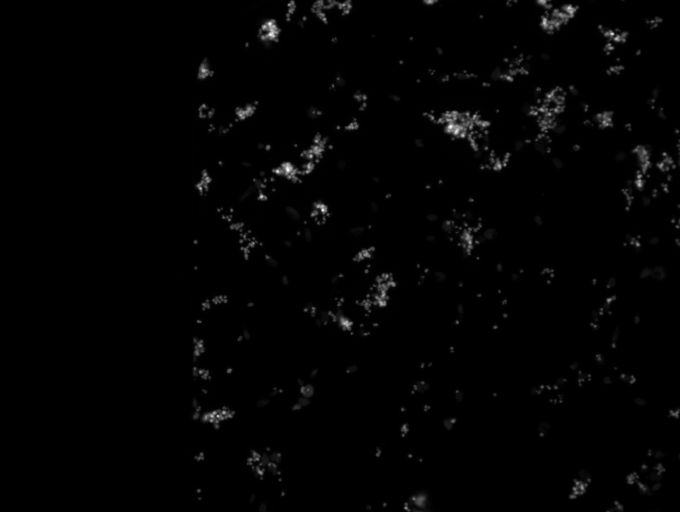
%> input picture input/r02c06f01.tiff, 1360 x 1024 px (shown at 1/2 size)
$ octave --eval "result = triangle_th(imread('../input/r02c06f01.tiff'));"   (GNU Octave 9; MATLAB toolbox functions it lacks are replaced by stand-ins)
%> lines starting %> are read from the running program, lines starting %| are printed output that depends on the picture; in (x1, y1, x2, y2) boxes, pixels count from 0 and x2, y2 are one past the last pixel; in counts of white or black regions, pixels touching at a corner belong together; the program's own positions count from 1
function [level] = triangle_th(image)

% Zack, G. W., Rogers, W. E. and Latt, S. A., 1977,
% Automatic Measurement of Sister Chromatid Exchange Frequency,
% Journal of Histochemistry and Cytochemistry 25 (7), pp. 741-753
%  modified from Johannes Schindelin plugin


% find min and max
%data is histogram of the image
nbins= 65536;
[data x]=imhist(image, nbins);

min = 0;dmax=0;max = 0; min2=0;

for i = 1:size(data,1)
    if (data(i)>0)
        min=i;
        break;
    end
end

if (min>1)
    min=min-1; %line to the (p==0) point, not to data(min)
end


% The Triangle algorithm cannot tell whether the data is skewed to one side or another.
% This causes a problem as there are 2 possible thresholds between the max and the 2 extremes
% of the histogram.
% Here I propose to find out to which side of the max point the data is furthest, and use that as
%  the other extreme.

for i = nbins:-1:1
    if (data(i)>0)
        try
            if sum(data(i-10:i))>5
                min2=i;
                break;
            end
        catch
            if sum(data(1:i))>i
                min2=i;
                break;
            end
        end

    end
end
%> after the loop, min2 = 16363

if (min2<nbins)
    min2=min2+1; % line to the (p==0) point, not to data(min)
%> min2 = 16364
end


for i =1:nbins
    if (data(i) > dmax)
        max=i;
        dmax=data(i);
    end
end
%> this loop made 65536 passes
%> dmax on passes 1, 5, 6, 7, 8, 9, 10, 11, 12, 13, 14, 15: 522, 531, 609, 888, 1098, 1374, 1824, 2120, 2710, 3493, 4151, 4984
%> after the loop, max = 39

% find which is the furthest side
%IJ.log(""+min+" "+max+" "+min2);

inverted = false;

if ((max-min)<(min2-max))
    % reverse the histogram
    %IJ.log("Reversing histogram.");
    inverted = true;
    left  = 1;          % index of leftmost element
    right = nbins;% index of rightmost element

    while (left < right)
        % exchange the left and right elements
        temp = data(left);
        data(left)  = data(right);
        data(right) = temp;

        % move the bounds toward the center
        left=left+1;
        right=right-1;
    end
%> this loop made 32768 passes
%> temp on passes 1 to 3: 522, 200, 256
%> after the loop, left = 32769; right = 32768

    min=nbins-min2;
%> min = 49172
    max=nbins-max;
%> max = 65497
end


if (min == max)
    %IJ.log("Triangle:  min == max.");
    level= min/(nbins);
    %%%Stop running. Finish at this point
else
    % describe line by nx * x + ny * y - d = 0
    % nx is just the max frequency as the other point has freq=0
    nx = data(max);  %-min; % data(min); % lowest value bmin = (p=0)% in the image
%> nx = 35923
    ny = min - max;
%> ny = -16325
    d = sqrt(nx * nx + ny * ny);
%> d = 39458.4
    nx = nx/d;
%> nx = 0.91
    ny = ny/d;
%> ny = -0.414
    d = nx * min + ny * data(min);
%> d = 44766.2


    % find split point
    split = min;
%> split = 49172
    splitDistance = 0;
    for i = min + 1: max
        newDistance = nx * i + ny * data(i) - d;
        if (newDistance > splitDistance)
            split = i;
            splitDistance = newDistance;
        end
    end
%> this loop made 16325 passes
%> (newDistance, splitDistance) on passes 1, 3, 4, 5, 6, 7, 8, 9, 10, 11, 12, 13: (0.91, 0.91), (2.73, 2.73), (3.23, 3.23), (4.14, 4.14), (5.05, 5.05), (5.96, 5.96), (6.87, 6.87), (8.19, 8.19), (9.1, 9.1), (10.01, 10.01), (10.92, 10.92), (11.84, 11.84)
%> newDistance on pass 2: 0.58
%> after the loop, split = 65356; splitDistance = 14649.9
    split=split-1;
%> split = 65355

    if (inverted)
        % The histogram might be used for something else, so let's reverse it back
        left  =1;
        right = (nbins);

        while (left < right)
            temp = data(left);
            data(left)  = data(right);
            data(right) = temp;

            left=left+1;
            right=right-1;
        end

        level=(nbins-split)/(nbins);
%> level = 0.00276
    else
        level= split/(nbins);
    end
end

%%%%%%%Adding offset%%%%%%%%%%%%%%%%%%%%%%%%%%%%%%%%%%%%%%%%%%%%%%%
%average background within 6 pixels around object
 binImage1=imbinarize(image,level);
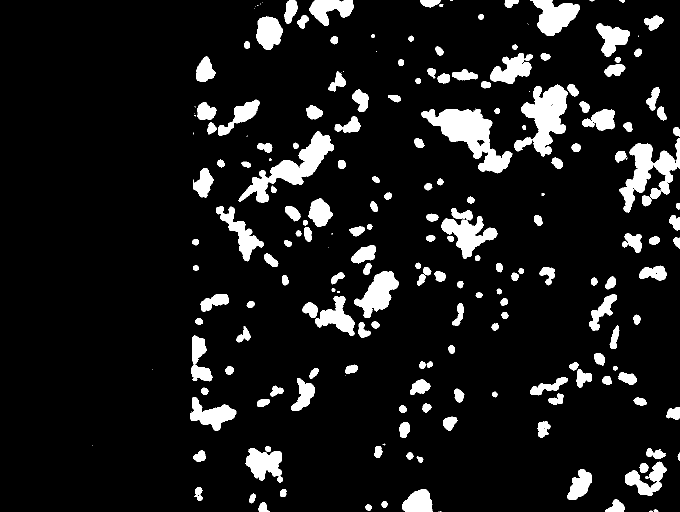
%> binImage1: size 1024x1360 logical (shown at 1/2 size); 9.6% white; 216 white regions (32 under 20 px), largest, box (x1, y1, x2, y2) and area: (843, 217, 1025, 347) 9272, (1029, 169, 1135, 313) 7668, (477, 263, 668, 406) 7436
[object_y, object_x]=find(binImage1==1);
%> object_y = 134208 values from 1 to 1024; object_x = 134208 values from 186 to 1360
% [14 lines of commented-out code are left out]


SE = strel('square',3);
BW2 = imdilate( binImage1, SE);
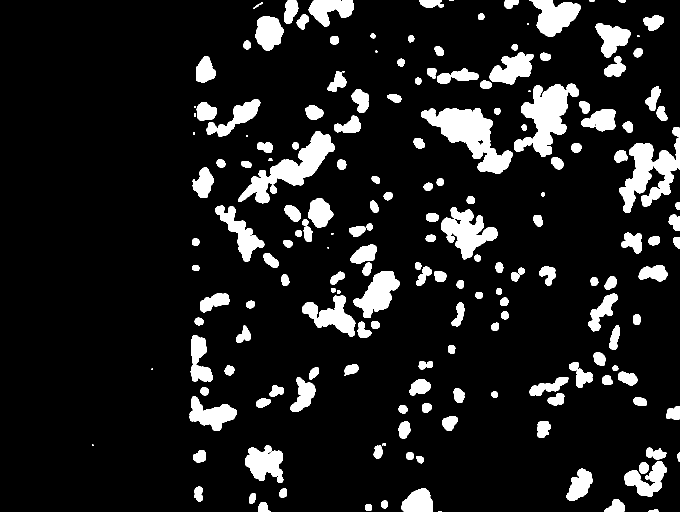
%> BW2: size 1024x1360 logical (shown at 1/2 size); 11.5% white; 188 white regions (14 under 20 px), largest, box (x1, y1, x2, y2) and area: (842, 216, 1026, 348) 10201, (1028, 167, 1158, 314) 8985, (476, 262, 669, 407) 8396
BW2=BW2-binImage1;
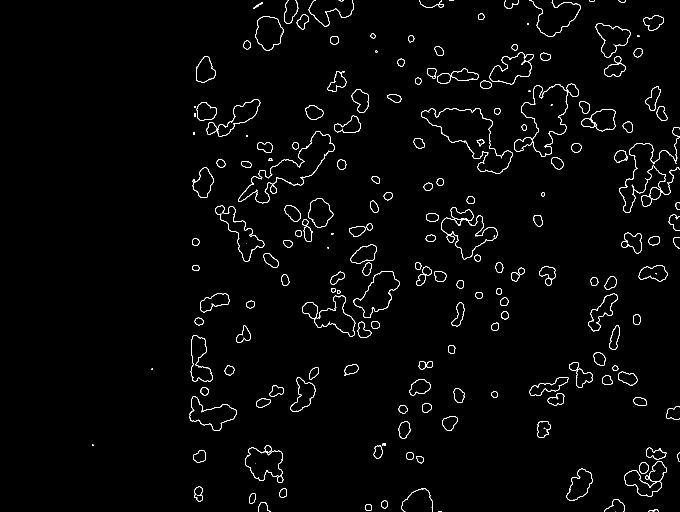
%> BW2: size 1024x1360 double (shown at 1/2 size); values 0 (black) and 1 (white), 1.8% white in thin lines or dots, all inside (x1, y1, x2, y2) = (184, 0, 1360, 1024)
[neighbor_y, neighbor_x]=find(BW2==1);
%> neighbor_y = 25313 values from 1 to 1024; neighbor_x = 25313 values from 185 to 1360
delete_idx=find(neighbor_x <= 0 | neighbor_x > size(binImage1,2));
%> delete_idx = []

neighbor_x(delete_idx)=[];
neighbor_y(delete_idx)=[];

delete_idx=find(neighbor_y <= 0 | neighbor_y > size(binImage1,1));

neighbor_x(delete_idx)=[];
neighbor_y(delete_idx)=[];

delete_idx=find(ismember(neighbor_x,object_x)+ismember(neighbor_y,object_y)==2);
%> delete_idx = 25263 values from 4 to 25313

neighbor_x(delete_idx)=[];
neighbor_y(delete_idx)=[];


avg_background=sum(sum(image(neighbor_y,neighbor_x)))/size(neighbor_x,1);
%> avg_background = 2973.7
%> `result = triangle_th(imread('../input/r02c06f01.tiff'));`: result = 0.00276

end

$ run again, on input/r02c06f02.tiff
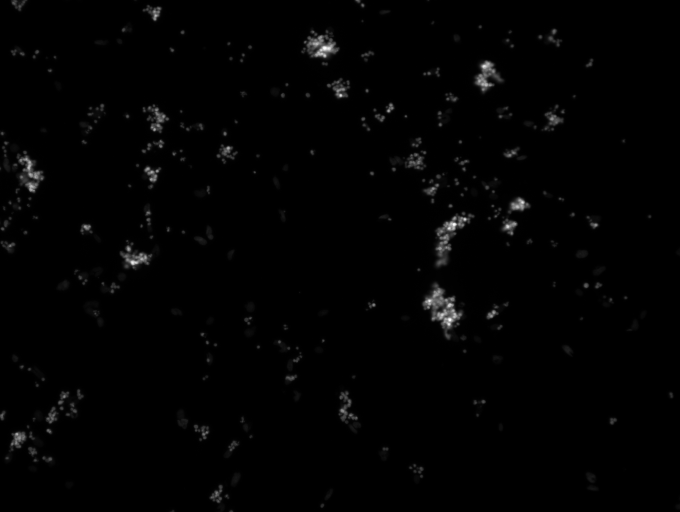
%> input picture input/r02c06f02.tiff, 1360 x 1024 px (shown at 1/2 size)
%> after the loop in triangle_th, `for i = nbins:-1:1`: min2 = 16368
%> in triangle_th, `min2=min2+1;`: min2 = 16369
%> the loop in triangle_th, `for i =1:nbins` made 65536 passes
%> dmax on passes 1, 5, 6, 7, 8, 9, 10, 11: 301, 327, 416, 560, 739, 976, 1164, 1531
%> after the loop in triangle_th, `for i =1:nbins`: max = 40
%> the loop in triangle_th, `while (left < right)` made 32768 passes
%> temp on passes 1 to 3: 301, 116, 154
%> after the loop in triangle_th, `while (left < right)`: left = 32769; right = 32768
%> in triangle_th, `min=nbins-min2;`: min = 49167
%> in triangle_th, `max=nbins-max;`: max = 65496
%> in triangle_th, `nx = data(max);`: nx = 39604
%> in triangle_th, `ny = min - max;`: ny = -16329
%> in triangle_th, `d = sqrt(nx * nx + ny * ny);`: d = 42838.2
%> in triangle_th, `nx = nx/d;`: nx = 0.925
%> in triangle_th, `ny = ny/d;`: ny = -0.381
%> in triangle_th, `d = nx * min + ny * data(min);`: d = 45455
%> in triangle_th, `split = min;`: split = 49167
%> the loop in triangle_th, `for i = min + 1: max` made 16329 passes
%> (newDistance, splitDistance) on passes 1, 2, 3, 4, 5, 6, 9, 10: (0.925, 0.925), (1.47, 1.47), (2.77, 2.77), (3.32, 3.32), (3.86, 3.86), (5.55, 5.55), (6.41, 6.41), (7.34, 7.34)
%> after the loop in triangle_th, `for i = min + 1: max`: split = 65370; splitDistance = 14894.7
%> in triangle_th, `split=split-1;`: split = 65369
%> level = 0.00255
%> in triangle_th, `binImage1=imbinarize(image,level);`:
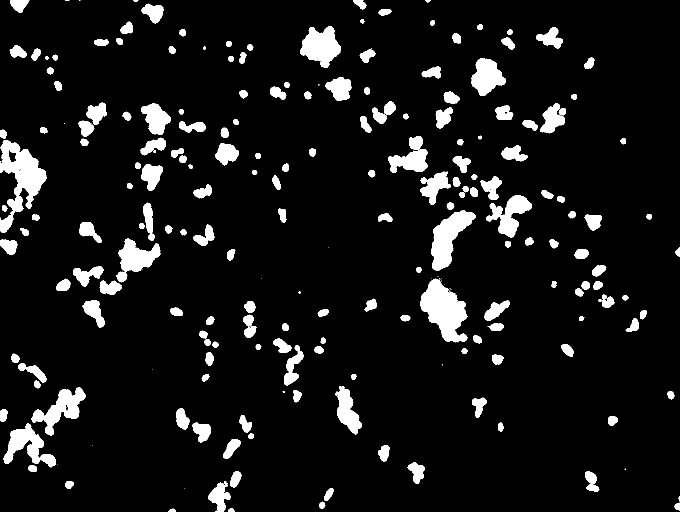
%> binImage1: size 1024x1360 logical (shown at 1/2 size); 8.5% white; 221 white regions (30 under 20 px), largest, box (x1, y1, x2, y2) and area: (0, 280, 93, 466) 7284, (840, 557, 935, 685) 6941, (862, 421, 952, 542) 5093
%> object_y = 117798 values from 1 to 1024; object_x = 117798 values from 1 to 1360
%> in triangle_th, `BW2=BW2-binImage1;`:
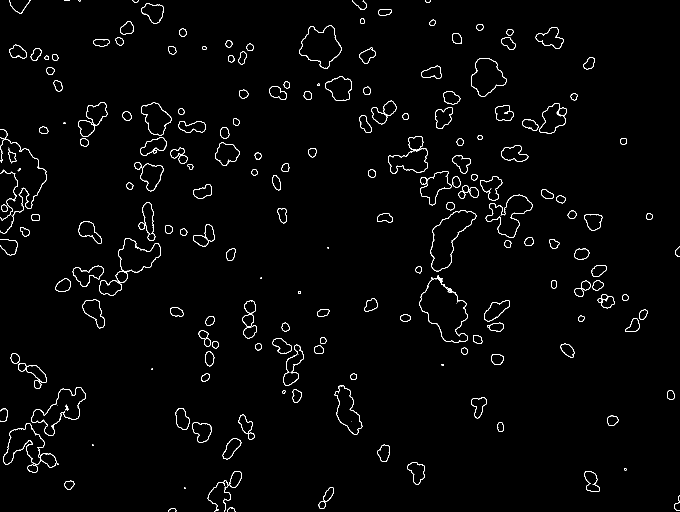
%> BW2: size 1024x1360 double (shown at 1/2 size); values 0 (black) and 1 (white), 1.7% white in thin lines or dots
%> neighbor_y = 23762 values from 1 to 1024; neighbor_x = 23762 values from 1 to 1360
%> in triangle_th, `delete_idx=find(neighbor_x <= 0 | neighbor_x > size(binImage1,2));`: delete_idx = []
%> in triangle_th, `delete_idx=find(ismember(neighbor_x,object_x)+ismember(neighbor_y,obje..`: delete_idx = 23696 values from 1 to 23762
%> avg_background = 3216.7
%> result = 0.00255

$ run again, on input/r02c06f03.tiff
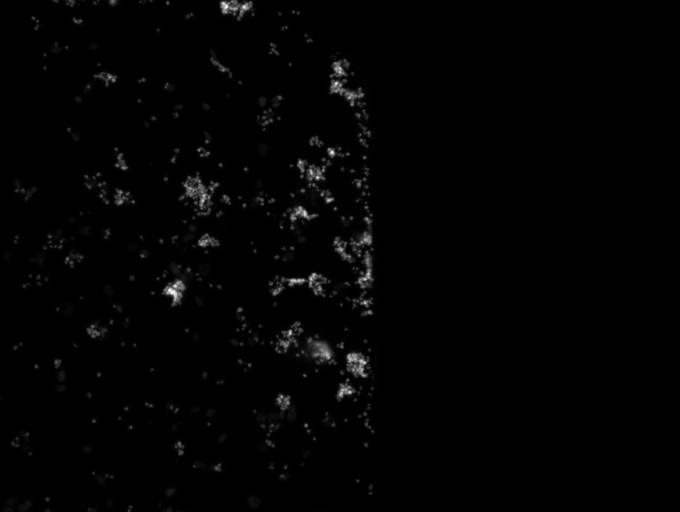
%> input picture input/r02c06f03.tiff, 1360 x 1024 px (shown at 1/2 size)
%> after the loop in triangle_th, `for i = nbins:-1:1`: min2 = 16365
%> in triangle_th, `min2=min2+1;`: min2 = 16366
%> the loop in triangle_th, `for i =1:nbins` made 65536 passes
%> dmax on passes 1, 6, 7, 8, 9, 10, 11, 12: 753, 843, 1194, 1463, 1824, 2312, 2877, 3683
%> after the loop in triangle_th, `for i =1:nbins`: max = 35
%> the loop in triangle_th, `while (left < right)` made 32768 passes
%> temp on passes 1 to 3: 753, 271, 364
%> after the loop in triangle_th, `while (left < right)`: left = 32769; right = 32768
%> in triangle_th, `min=nbins-min2;`: min = 49170
%> in triangle_th, `max=nbins-max;`: max = 65501
%> in triangle_th, `nx = data(max);`: nx = 34791
%> in triangle_th, `ny = min - max;`: ny = -16331
%> in triangle_th, `d = sqrt(nx * nx + ny * ny);`: d = 38433.3
%> in triangle_th, `nx = nx/d;`: nx = 0.905
%> in triangle_th, `ny = ny/d;`: ny = -0.425
%> in triangle_th, `d = nx * min + ny * data(min);`: d = 44510.2
%> in triangle_th, `split = min;`: split = 49170
%> the loop in triangle_th, `for i = min + 1: max` made 16331 passes
%> (newDistance, splitDistance) on passes 1, 2, 3, 4, 6, 7, 8, 9: (0.905, 0.905), (0.961, 0.961), (1.87, 1.87), (3.2, 3.2), (3.73, 3.73), (5.06, 5.06), (7.24, 7.24), (8.15, 8.15)
%> after the loop in triangle_th, `for i = min + 1: max`: split = 65337; splitDistance = 14535.9
%> in triangle_th, `split=split-1;`: split = 65336
%> level = 0.00305
%> in triangle_th, `binImage1=imbinarize(image,level);`:
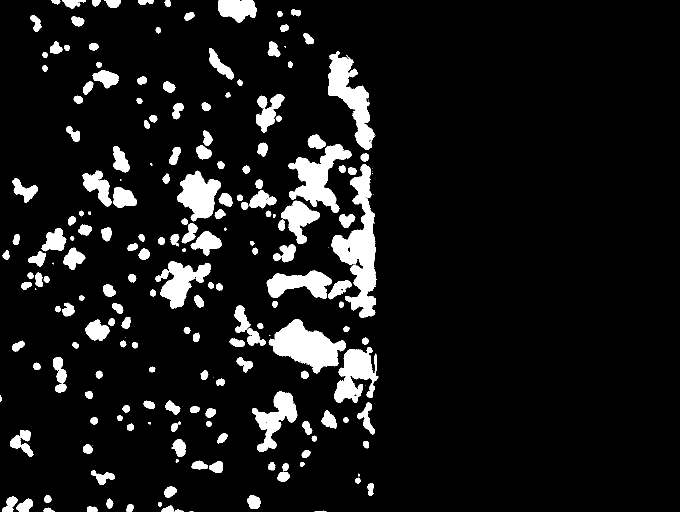
%> binImage1: size 1024x1360 logical (shown at 1/2 size); 9% white; 219 white regions (33 under 20 px), largest, box (x1, y1, x2, y2) and area: (663, 328, 753, 636) 11712, (537, 638, 691, 747) 8518, (656, 102, 751, 300) 7381
%> object_y = 125462 values from 1 to 1024; object_x = 125462 values from 1 to 757
%> in triangle_th, `BW2=BW2-binImage1;`:
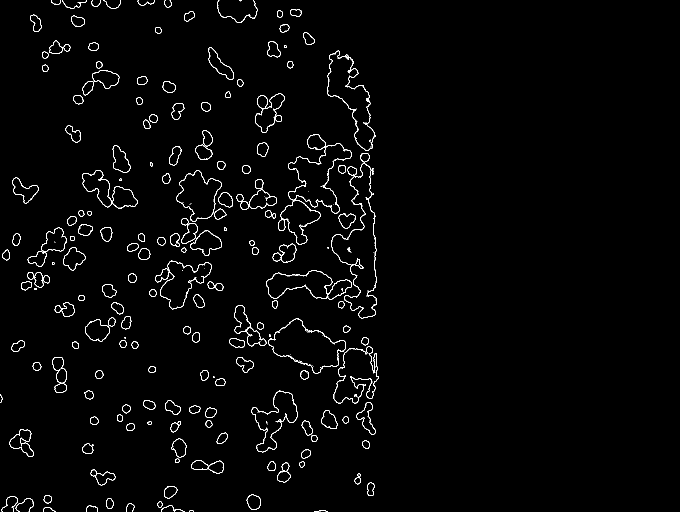
%> BW2: size 1024x1360 double (shown at 1/2 size); values 0 (black) and 1 (white), 1.7% white in thin lines or dots, all inside (x1, y1, x2, y2) = (0, 0, 758, 1024)
%> neighbor_y = 24365 values from 1 to 1024; neighbor_x = 24365 values from 1 to 758
%> in triangle_th, `delete_idx=find(neighbor_x <= 0 | neighbor_x > size(binImage1,2));`: delete_idx = []
%> in triangle_th, `delete_idx=find(ismember(neighbor_x,object_x)+ismember(neighbor_y,obje..`: delete_idx = 24351 values from 1 to 24361
%> avg_background = 4613.2
%> result = 0.00305

$ run again, on input/r02c06f04.tiff
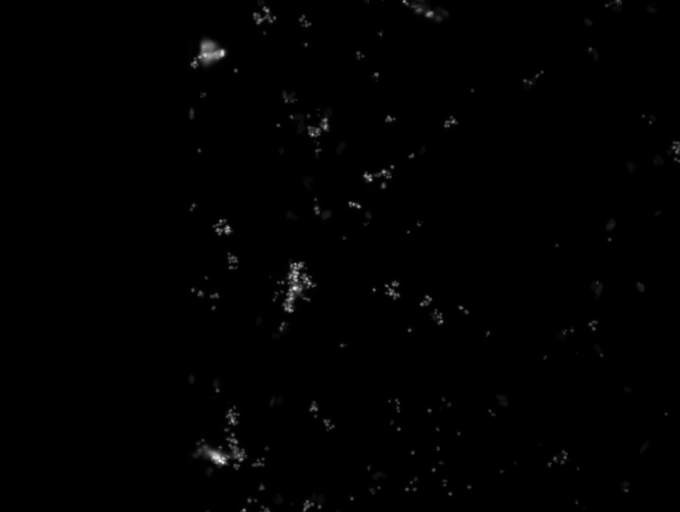
%> input picture input/r02c06f04.tiff, 1360 x 1024 px (shown at 1/2 size)
%> after the loop in triangle_th, `for i = nbins:-1:1`: min2 = 11417
%> in triangle_th, `min2=min2+1;`: min2 = 11418
%> the loop in triangle_th, `for i =1:nbins` made 65536 passes
%> dmax on passes 1, 6, 7, 8, 9, 10, 11, 12: 783, 1009, 1247, 1706, 2167, 2614, 3359, 4035
%> after the loop in triangle_th, `for i =1:nbins`: max = 34
%> the loop in triangle_th, `while (left < right)` made 32768 passes
%> temp on passes 1 to 3: 783, 295, 415
%> after the loop in triangle_th, `while (left < right)`: left = 32769; right = 32768
%> in triangle_th, `min=nbins-min2;`: min = 54118
%> in triangle_th, `max=nbins-max;`: max = 65502
%> in triangle_th, `nx = data(max);`: nx = 43905
%> in triangle_th, `ny = min - max;`: ny = -11384
%> in triangle_th, `d = sqrt(nx * nx + ny * ny);`: d = 45356.9
%> in triangle_th, `nx = nx/d;`: nx = 0.968
%> in triangle_th, `ny = ny/d;`: ny = -0.251
%> in triangle_th, `d = nx * min + ny * data(min);`: d = 52385.7
%> in triangle_th, `split = min;`: split = 54118
%> the loop in triangle_th, `for i = min + 1: max` made 11384 passes
%> (newDistance, splitDistance) on passes 1 to 8: (0.968, 0.968), (1.68, 1.68), (2.9, 2.9), (3.87, 3.87), (4.84, 4.84), (5.81, 5.81), (6.27, 6.27), (7.49, 7.49)
%> after the loop in triangle_th, `for i = min + 1: max`: split = 65407; splitDistance = 10882.5
%> in triangle_th, `split=split-1;`: split = 65406
%> level = 0.00198
%> in triangle_th, `binImage1=imbinarize(image,level);`:
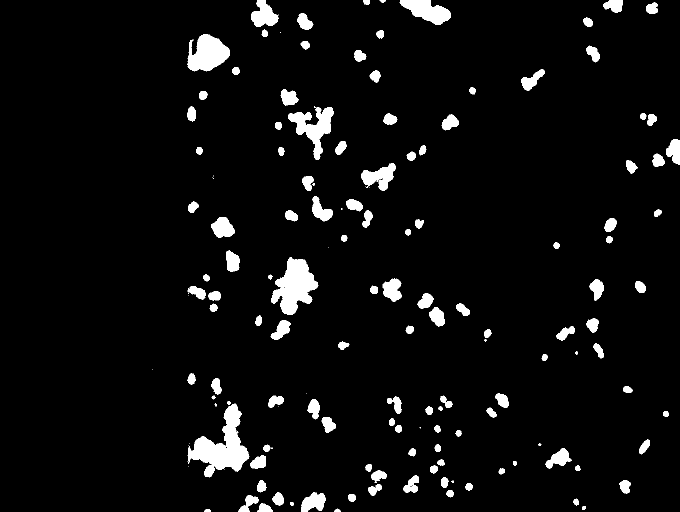
%> binImage1: size 1024x1360 logical (shown at 1/2 size); 5.1% white; 154 white regions (29 under 20 px), largest, box (x1, y1, x2, y2) and area: (375, 807, 499, 955) 7575, (542, 515, 637, 630) 6010, (375, 68, 460, 143) 4234
%> object_y = 70425 values from 1 to 1024; object_x = 70425 values from 305 to 1360
%> in triangle_th, `BW2=BW2-binImage1;`:
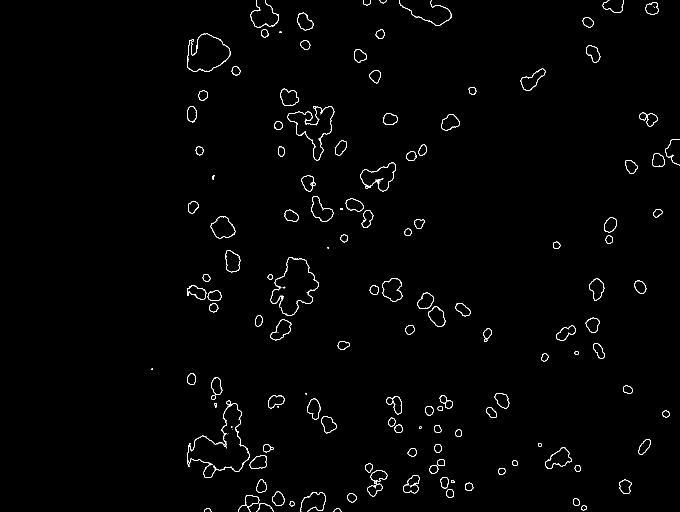
%> BW2: size 1024x1360 double (shown at 1/2 size); values 0 (black) and 1 (white), 1.1% white in thin lines or dots, all inside (x1, y1, x2, y2) = (303, 0, 1360, 1024)
%> neighbor_y = 14890 values from 1 to 1024; neighbor_x = 14890 values from 304 to 1360
%> in triangle_th, `delete_idx=find(neighbor_x <= 0 | neighbor_x > size(binImage1,2));`: delete_idx = []
%> in triangle_th, `delete_idx=find(ismember(neighbor_x,object_x)+ismember(neighbor_y,obje..`: delete_idx = 14731 values from 51 to 14890
%> avg_background = 18124.4
%> result = 0.00198
